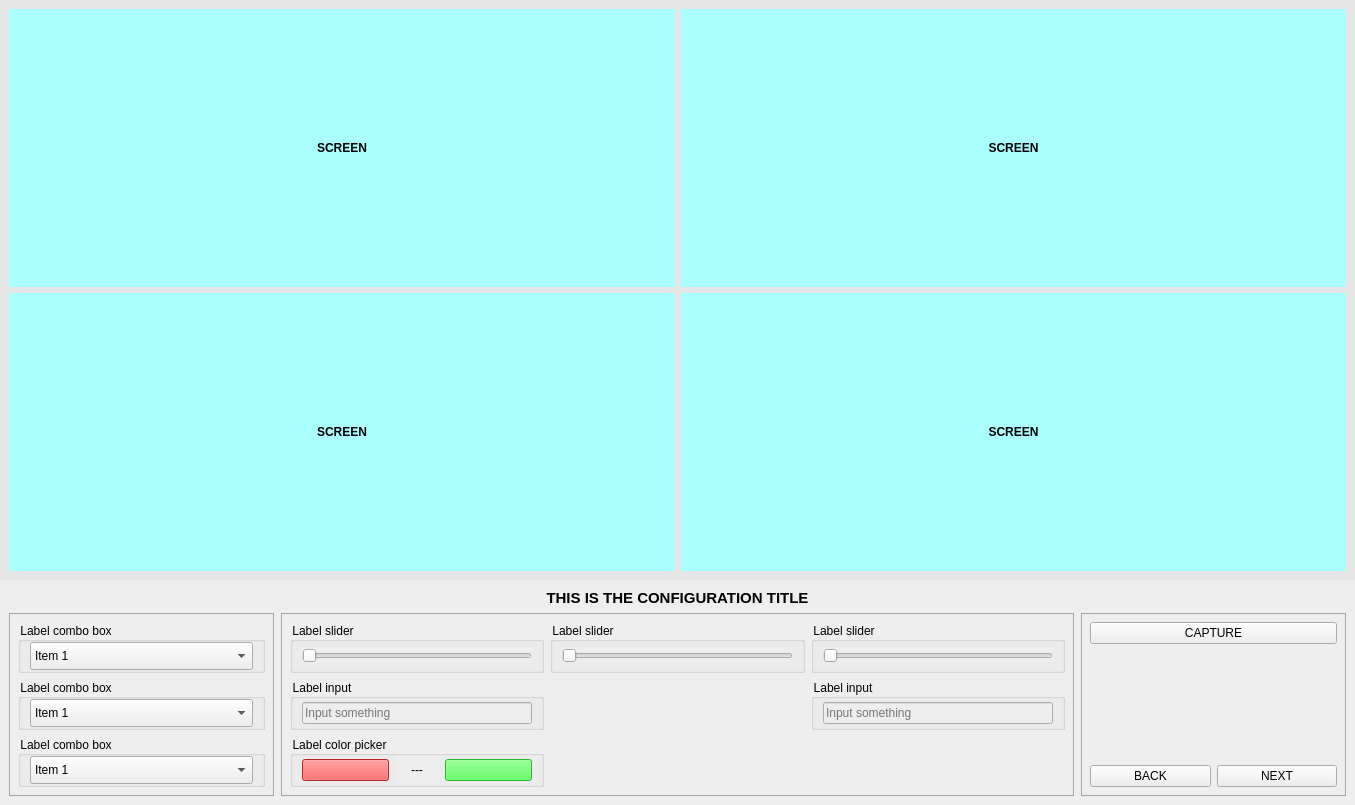
<?xml version="1.0" encoding="UTF-8"?>
<ui version="4.0">
 <class>ScreenTemplate</class>
 <widget class="QWidget" name="ScreenTemplate">
  <property name="geometry">
   <rect>
    <x>0</x>
    <y>0</y>
    <width>1355</width>
    <height>805</height>
   </rect>
  </property>
  <property name="windowTitle">
   <string>Form</string>
  </property>
  <property name="autoFillBackground">
   <bool>false</bool>
  </property>
  <property name="styleSheet">
   <string notr="true">background:#E5E5E5</string>
  </property>
  <layout class="QVBoxLayout" name="verticalLayout" stretch="8,2">
   <property name="spacing">
    <number>0</number>
   </property>
   <property name="leftMargin">
    <number>0</number>
   </property>
   <property name="topMargin">
    <number>0</number>
   </property>
   <property name="rightMargin">
    <number>0</number>
   </property>
   <property name="bottomMargin">
    <number>0</number>
   </property>
   <item>
    <widget class="QWidget" name="containerScreen" native="true">
     <property name="autoFillBackground">
      <bool>false</bool>
     </property>
     <layout class="QGridLayout" name="gridLayout">
      <item row="0" column="0">
       <widget class="QLabel" name="screen1">
        <property name="styleSheet">
         <string notr="true">background-color: #AFF;font-weight:bold;</string>
        </property>
        <property name="text">
         <string>SCREEN</string>
        </property>
        <property name="alignment">
         <set>Qt::AlignCenter</set>
        </property>
       </widget>
      </item>
      <item row="0" column="1">
       <widget class="QLabel" name="screen2">
        <property name="styleSheet">
         <string notr="true">background-color: #AFF;font-weight:bold;</string>
        </property>
        <property name="text">
         <string>SCREEN</string>
        </property>
        <property name="alignment">
         <set>Qt::AlignCenter</set>
        </property>
       </widget>
      </item>
      <item row="1" column="0">
       <widget class="QLabel" name="screen3">
        <property name="styleSheet">
         <string notr="true">background-color: #AFF;font-weight:bold;</string>
        </property>
        <property name="text">
         <string>SCREEN</string>
        </property>
        <property name="alignment">
         <set>Qt::AlignCenter</set>
        </property>
       </widget>
      </item>
      <item row="1" column="1">
       <widget class="QLabel" name="screen4">
        <property name="styleSheet">
         <string notr="true">background-color: #AFF;font-weight:bold;</string>
        </property>
        <property name="text">
         <string>SCREEN</string>
        </property>
        <property name="alignment">
         <set>Qt::AlignCenter</set>
        </property>
       </widget>
      </item>
     </layout>
    </widget>
   </item>
   <item>
    <widget class="QWidget" name="containerConfig" native="true">
     <property name="autoFillBackground">
      <bool>false</bool>
     </property>
     <property name="styleSheet">
      <string notr="true">background-color: #EEEEEE</string>
     </property>
     <layout class="QVBoxLayout" name="verticalLayout_2" stretch="1,9">
      <item>
       <widget class="QLabel" name="lblTitle">
        <property name="font">
         <font>
          <pointsize>11</pointsize>
          <weight>75</weight>
          <bold>true</bold>
         </font>
        </property>
        <property name="styleSheet">
         <string notr="true">text-align:center;
font-weight:bold;</string>
        </property>
        <property name="text">
         <string>THIS IS THE CONFIGURATION TITLE</string>
        </property>
        <property name="alignment">
         <set>Qt::AlignCenter</set>
        </property>
       </widget>
      </item>
      <item>
       <widget class="QWidget" name="containerParam" native="true">
        <layout class="QHBoxLayout" name="horizontalLayout" stretch="2,6,2">
         <property name="spacing">
          <number>7</number>
         </property>
         <property name="sizeConstraint">
          <enum>QLayout::SetDefaultConstraint</enum>
         </property>
         <property name="leftMargin">
          <number>0</number>
         </property>
         <property name="topMargin">
          <number>0</number>
         </property>
         <property name="rightMargin">
          <number>0</number>
         </property>
         <property name="bottomMargin">
          <number>0</number>
         </property>
         <item>
          <widget class="QWidget" name="containerLeft" native="true">
           <property name="styleSheet">
            <string notr="true">#containerLeft {
	border: 1px solid #A5A5A5
}</string>
           </property>
           <layout class="QVBoxLayout" name="verticalLayout_10">
            <item>
             <widget class="QGroupBox" name="groupCbbTemplate">
              <property name="title">
               <string>Label combo box</string>
              </property>
              <layout class="QVBoxLayout" name="verticalLayout_7">
               <property name="topMargin">
                <number>0</number>
               </property>
               <property name="bottomMargin">
                <number>0</number>
               </property>
               <item>
                <widget class="QComboBox" name="cbbTemplate_5">
                 <property name="autoFillBackground">
                  <bool>false</bool>
                 </property>
                 <property name="styleSheet">
                  <string notr="true">height:22px</string>
                 </property>
                 <property name="frame">
                  <bool>true</bool>
                 </property>
                 <item>
                  <property name="text">
                   <string>Item 1</string>
                  </property>
                 </item>
                 <item>
                  <property name="text">
                   <string>Item 2</string>
                  </property>
                 </item>
                </widget>
               </item>
              </layout>
             </widget>
            </item>
            <item>
             <widget class="QGroupBox" name="groupCbbTemplate_2">
              <property name="title">
               <string>Label combo box</string>
              </property>
              <layout class="QVBoxLayout" name="verticalLayout_8">
               <property name="topMargin">
                <number>0</number>
               </property>
               <property name="bottomMargin">
                <number>0</number>
               </property>
               <item>
                <widget class="QComboBox" name="cbbTemplate_6">
                 <property name="autoFillBackground">
                  <bool>false</bool>
                 </property>
                 <property name="styleSheet">
                  <string notr="true">height:22px</string>
                 </property>
                 <property name="frame">
                  <bool>true</bool>
                 </property>
                 <item>
                  <property name="text">
                   <string>Item 1</string>
                  </property>
                 </item>
                 <item>
                  <property name="text">
                   <string>Item 2</string>
                  </property>
                 </item>
                </widget>
               </item>
              </layout>
             </widget>
            </item>
            <item>
             <widget class="QGroupBox" name="groupCbbTemplate_3">
              <property name="title">
               <string>Label combo box</string>
              </property>
              <layout class="QVBoxLayout" name="verticalLayout_9">
               <property name="topMargin">
                <number>0</number>
               </property>
               <property name="bottomMargin">
                <number>0</number>
               </property>
               <item>
                <widget class="QComboBox" name="cbbTemplate_7">
                 <property name="autoFillBackground">
                  <bool>false</bool>
                 </property>
                 <property name="styleSheet">
                  <string notr="true">height:22px</string>
                 </property>
                 <property name="frame">
                  <bool>true</bool>
                 </property>
                 <item>
                  <property name="text">
                   <string>Item 1</string>
                  </property>
                 </item>
                 <item>
                  <property name="text">
                   <string>Item 2</string>
                  </property>
                 </item>
                </widget>
               </item>
              </layout>
             </widget>
            </item>
           </layout>
          </widget>
         </item>
         <item>
          <widget class="QWidget" name="containerMid" native="true">
           <property name="styleSheet">
            <string notr="true">#containerMid {
	border: 1px solid #A5A5A5
}</string>
           </property>
           <layout class="QGridLayout" name="gridLayout_2">
            <item row="0" column="0">
             <widget class="QGroupBox" name="groupSliderTemplate">
              <property name="title">
               <string>Label slider</string>
              </property>
              <layout class="QVBoxLayout" name="verticalLayout_11">
               <property name="topMargin">
                <number>0</number>
               </property>
               <property name="bottomMargin">
                <number>0</number>
               </property>
               <item>
                <widget class="QSlider" name="sliderTemplate">
                 <property name="orientation">
                  <enum>Qt::Horizontal</enum>
                 </property>
                </widget>
               </item>
              </layout>
             </widget>
            </item>
            <item row="0" column="2">
             <widget class="QGroupBox" name="groupSliderTemplate_3">
              <property name="title">
               <string>Label slider</string>
              </property>
              <layout class="QVBoxLayout" name="verticalLayout_13">
               <property name="topMargin">
                <number>0</number>
               </property>
               <property name="bottomMargin">
                <number>0</number>
               </property>
               <item>
                <widget class="QSlider" name="sliderTemplate_3">
                 <property name="orientation">
                  <enum>Qt::Horizontal</enum>
                 </property>
                </widget>
               </item>
              </layout>
             </widget>
            </item>
            <item row="1" column="0">
             <widget class="QGroupBox" name="groupInputTemplate">
              <property name="title">
               <string>Label input</string>
              </property>
              <layout class="QVBoxLayout" name="verticalLayout_14">
               <property name="topMargin">
                <number>0</number>
               </property>
               <property name="bottomMargin">
                <number>0</number>
               </property>
               <item>
                <widget class="QLineEdit" name="inpTemplate">
                 <property name="inputMask">
                  <string/>
                 </property>
                 <property name="text">
                  <string/>
                 </property>
                 <property name="placeholderText">
                  <string>Input something</string>
                 </property>
                </widget>
               </item>
              </layout>
             </widget>
            </item>
            <item row="0" column="1">
             <widget class="QGroupBox" name="groupSliderTemplate_2">
              <property name="title">
               <string>Label slider</string>
              </property>
              <layout class="QVBoxLayout" name="verticalLayout_12">
               <property name="topMargin">
                <number>0</number>
               </property>
               <property name="bottomMargin">
                <number>0</number>
               </property>
               <item>
                <widget class="QSlider" name="sliderTemplate_2">
                 <property name="orientation">
                  <enum>Qt::Horizontal</enum>
                 </property>
                </widget>
               </item>
              </layout>
             </widget>
            </item>
            <item row="2" column="0">
             <widget class="QGroupBox" name="groupColorPickerTemplate">
              <property name="title">
               <string>Label color picker</string>
              </property>
              <layout class="QHBoxLayout" name="horizontalLayout_2" stretch="4,2,4">
               <property name="topMargin">
                <number>0</number>
               </property>
               <property name="bottomMargin">
                <number>0</number>
               </property>
               <item>
                <widget class="QPushButton" name="btnColorFromTemplate">
                 <property name="styleSheet">
                  <string notr="true">background-color:#F33</string>
                 </property>
                 <property name="text">
                  <string/>
                 </property>
                </widget>
               </item>
               <item>
                <widget class="QLabel" name="lblConnectTemplate">
                 <property name="text">
                  <string>---</string>
                 </property>
                 <property name="alignment">
                  <set>Qt::AlignCenter</set>
                 </property>
                </widget>
               </item>
               <item>
                <widget class="QPushButton" name="btnColorToTemplate">
                 <property name="styleSheet">
                  <string notr="true">background-color:#3F3</string>
                 </property>
                 <property name="text">
                  <string/>
                 </property>
                </widget>
               </item>
              </layout>
             </widget>
            </item>
            <item row="1" column="2">
             <widget class="QGroupBox" name="groupInputTemplate_2">
              <property name="title">
               <string>Label input</string>
              </property>
              <layout class="QVBoxLayout" name="verticalLayout_15">
               <property name="topMargin">
                <number>0</number>
               </property>
               <property name="bottomMargin">
                <number>0</number>
               </property>
               <item>
                <widget class="QLineEdit" name="inpTemplate_2">
                 <property name="inputMask">
                  <string/>
                 </property>
                 <property name="text">
                  <string/>
                 </property>
                 <property name="placeholderText">
                  <string>Input something</string>
                 </property>
                </widget>
               </item>
              </layout>
             </widget>
            </item>
           </layout>
          </widget>
         </item>
         <item>
          <widget class="QWidget" name="containerRight" native="true">
           <property name="styleSheet">
            <string notr="true">#containerRight {
	border: 1px solid #A5A5A5
}</string>
           </property>
           <layout class="QVBoxLayout" name="verticalLayout_16">
            <item alignment="Qt::AlignTop">
             <widget class="QWidget" name="containerVerticalBtn" native="true">
              <layout class="QVBoxLayout" name="verticalLayout_17">
               <property name="leftMargin">
                <number>0</number>
               </property>
               <property name="topMargin">
                <number>0</number>
               </property>
               <property name="rightMargin">
                <number>0</number>
               </property>
               <property name="bottomMargin">
                <number>0</number>
               </property>
               <item alignment="Qt::AlignTop">
                <widget class="QPushButton" name="btnTemplate">
                 <property name="text">
                  <string>CAPTURE</string>
                 </property>
                </widget>
               </item>
              </layout>
             </widget>
            </item>
            <item alignment="Qt::AlignBottom">
             <widget class="QWidget" name="containerNavBtn" native="true">
              <layout class="QHBoxLayout" name="horizontalLayout_3">
               <property name="leftMargin">
                <number>0</number>
               </property>
               <property name="topMargin">
                <number>0</number>
               </property>
               <property name="rightMargin">
                <number>0</number>
               </property>
               <property name="bottomMargin">
                <number>0</number>
               </property>
               <item>
                <widget class="QPushButton" name="btnTemplate_2">
                 <property name="text">
                  <string>BACK</string>
                 </property>
                </widget>
               </item>
               <item>
                <widget class="QPushButton" name="btnTemplate_3">
                 <property name="text">
                  <string>NEXT</string>
                 </property>
                </widget>
               </item>
              </layout>
             </widget>
            </item>
           </layout>
          </widget>
         </item>
        </layout>
       </widget>
      </item>
     </layout>
    </widget>
   </item>
  </layout>
 </widget>
 <resources/>
 <connections/>
</ui>
